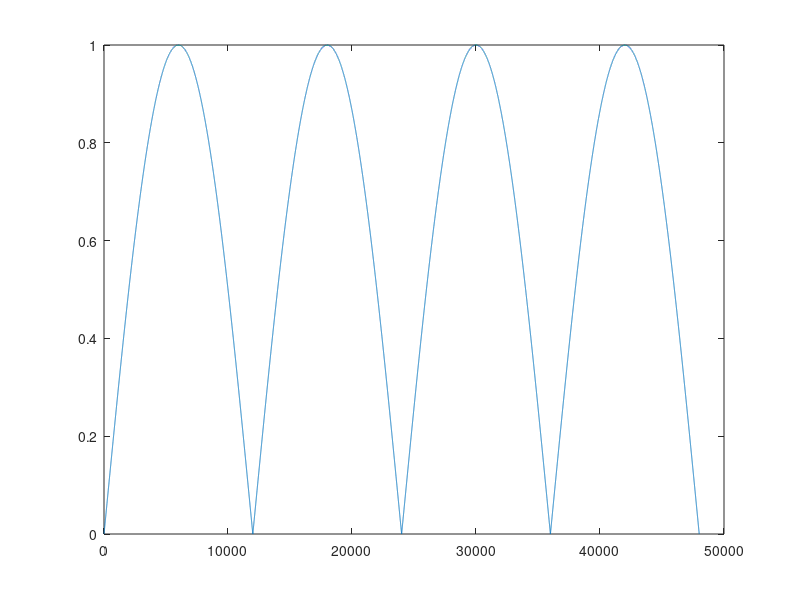

The MATLAB script that drew this image:
%distortion.m
clc; clear; close all;
%input sine wave
Fs = 48000;
Ts = 1/Fs;
f = 2;
t = [0:Ts:1].';
x = sin(2*pi*f*t);
%[x,Fs] = audioread('AcGtr.wav');

%distortion effect
N = length(x);
%infinite clipping
for n = 1:N
    
    if(x(n,1) >= 0)
        y(n,1) =1;
    else
        y(n,1) = -1;
    end
    
end

%full wave rectification
for n = 1:N
    
    if(x(n,1) >= 0)
        q(n,1) = x(n,1);
    else
        q(n,1) = -1*x(n,1);
    end
    
end

%half-wave recification
for n = 1:N
    
    if(x(n,1) >= 0)
        z(n,1) = x(n,1);
    else
        z(n,1) = 0;
    end
    
end

%analyze output
plot(q);
%sound(q, Fs);
%thd(q,Fs);